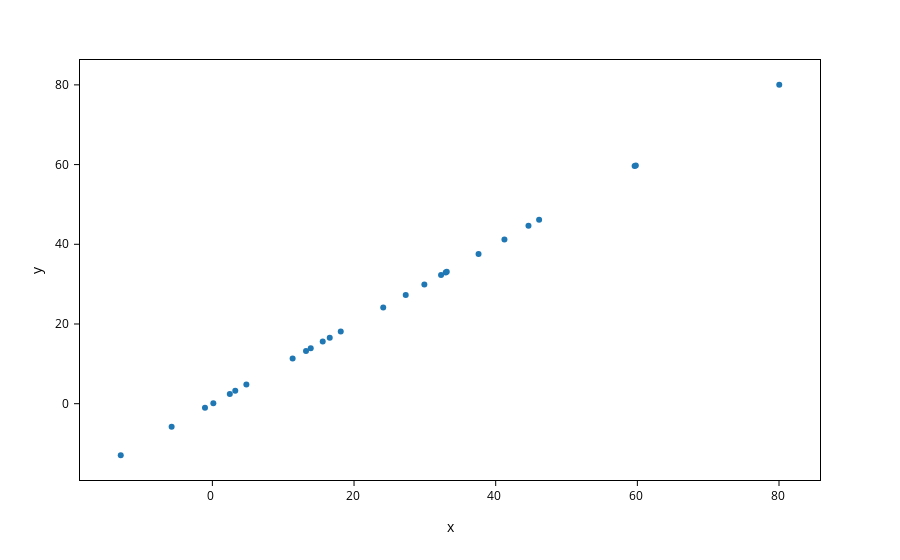

Notebook cell for this chart:
### Code cell
#Check if eigenvalues are the same (they should be even if we are using different conventions)
import scipy.linalg

vals_rec = scipy.linalg.eigh(H_g, S_g, eigvals_only=True)
vals_si=scipy.linalg.eigh(Hks.toarray(), Sks.toarray(), eigvals_only=True)
px.scatter(x=vals_rec, y=vals_si)

### Figure 1 — Plotly figure (JSON) as saved in the notebook; plotly's stock layout.template omitted (floating-point values rounded to 4 significant figures)
{"data": [{"hovertemplate": "x=%{x}<br>y=%{y}<extra></extra>", "legendgroup": "", "marker": {"color": "#1F77B4", "symbol": "circle"}, "mode": "markers", "name": "", "orientation": "v", "showlegend": false, "type": "scatter", "x": [-12.94, -5.755, -1.046, 0.1355, 2.462, 3.233, 4.799, 11.33, 13.22, 13.88, 15.58, 16.57, 18.12, 24.12, 27.3, 29.93, 32.29, 32.94, 33.09, 37.58, 41.23, 44.63, 46.13, 59.61, 59.78, 80.03], "xaxis": "x", "y": [-12.94, -5.755, -1.046, 0.1355, 2.462, 3.233, 4.799, 11.33, 13.22, 13.88, 15.58, 16.57, 18.12, 24.12, 27.3, 29.93, 32.29, 32.94, 33.09, 37.58, 41.23, 44.63, 46.13, 59.61, 59.78, 80.03], "yaxis": "y"}], "layout": {"legend": {"tracegroupgap": 0}, "margin": {"t": 60}, "xaxis": {"anchor": "y", "domain": [0, 1], "title": {"text": "x"}}, "yaxis": {"anchor": "x", "domain": [0, 1], "title": {"text": "y"}}}}
